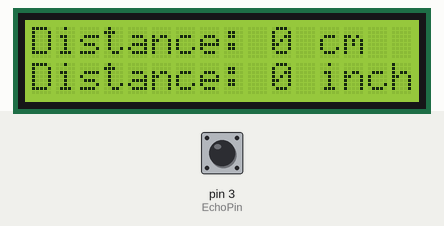
Recording of a sketch running on a simulated Arduino Uno, built with avr-gcc and run on an emulated ATmega328P. On the bench: 16×2 character LCD. The inputs (shaded band) are chosen by the test bench; at power-on: pin 3 (EchoPin) LOW.

Above: at 1.6 s.
1.7 s: pin 3 (EchoPin) pulsed HIGH 2 times (0.12 s each, 0.3 s apart)
At 3.17 s:
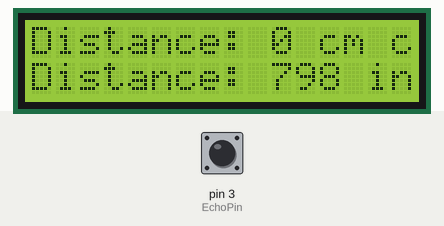
At 3.9 s:
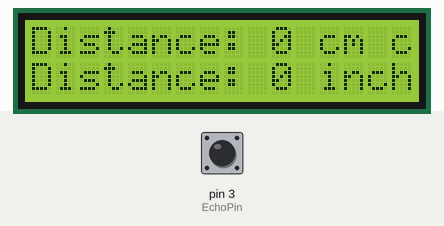
4.6 s: pin 3 (EchoPin) pulsed HIGH 5 times (0.12 s each, 0.3 s apart)
At 4.73 s:
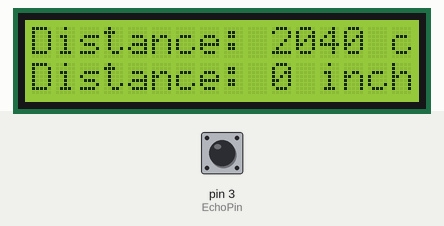
Timing chart, 0 to 7.6 s (numbered marks = the images above; inputs shaded):
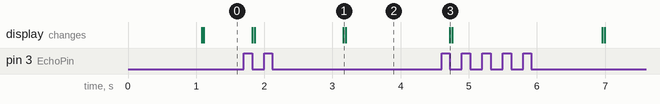

Measured:
- after the input at 1.7 s, the display: first changes after 0.12 s (image 1 shows a later state)
- after the input at 4.6 s, the display: changes after 0.12 s (image 3)

The sketch:

UltraSonic_Sensor.ino
```cpp
#include <LiquidCrystal.h>

#define TrigPin 2
#define EchoPin 3
long duration;
int distanceCM, distanceINCH;
LiquidCrystal lcd (13, 12, 10, 9, 8, 7);
void setup() {
  // put your setup code here, to run once:
  lcd.begin(16,2);
  pinMode(TrigPin, OUTPUT);
  pinMode(EchoPin, INPUT);
}

void loop() {
  // put your main code here, to run repeatedly:
  digitalWrite(TrigPin, HIGH);
  delay(2);
  digitalWrite(TrigPin, LOW);
  delay(10);
  digitalWrite(TrigPin, HIGH);
  delay(2);

  duration = pulseIn(EchoPin, HIGH);
  distanceCM = duration*0.034/2;
  distanceINCH = duration*0.0133/2;

  lcd.setCursor(0,0);
  lcd.print("Distance: ");
  lcd.print(distanceCM);
  lcd.print(" cm");
  delay(10);

  lcd.setCursor(0,1);
  lcd.print("Distance: ");
  lcd.print(distanceINCH);
  lcd.print(" inch");
  delay(10);
}
```
